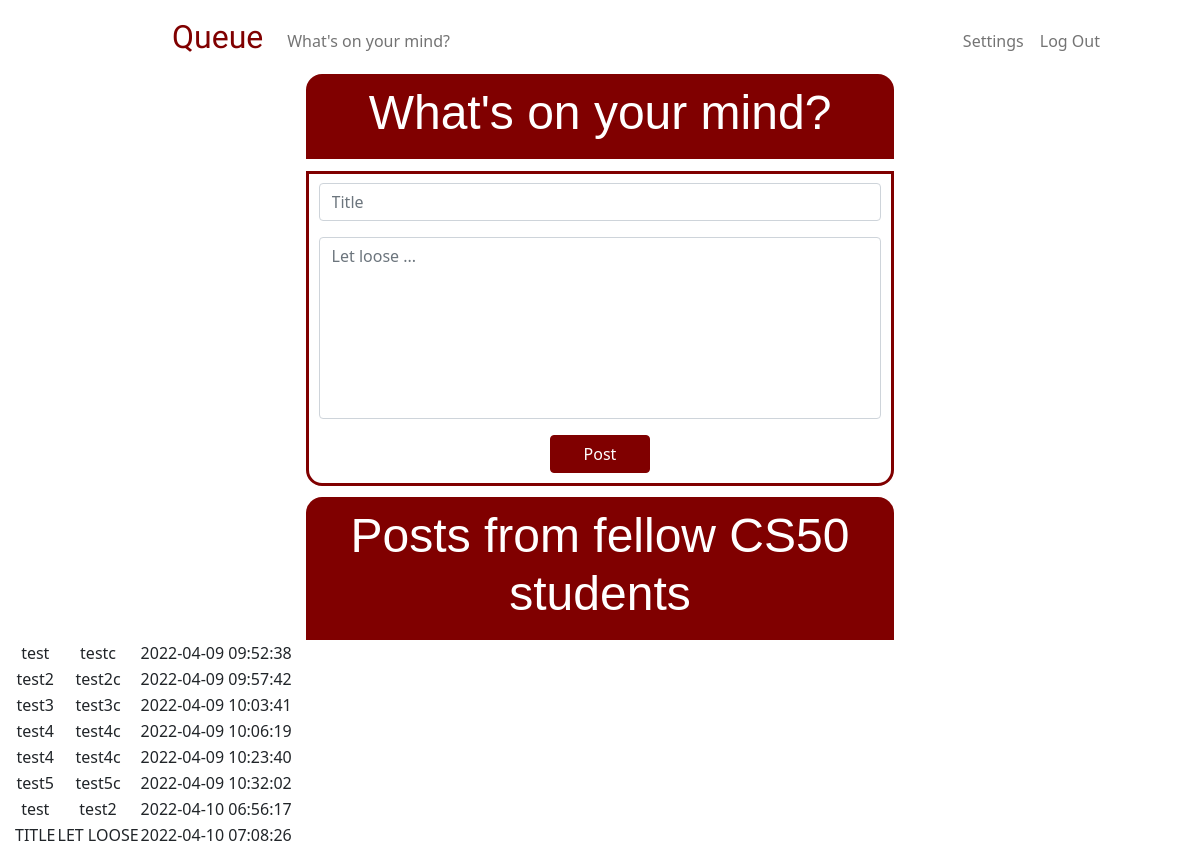
Page / (signed in) on the earlier database version.
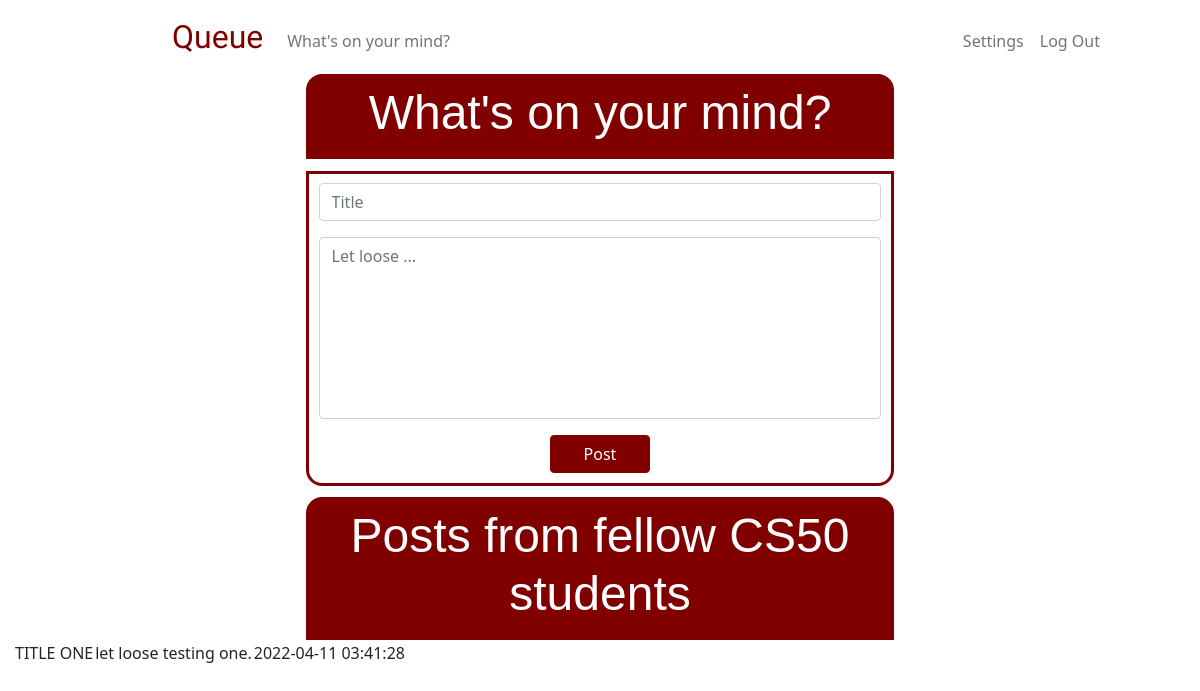
Same page on the later database version.
### tables this page shows
CREATE TABLE 'posts' ('id' INTEGER PRIMARY KEY NOT NULL, 'content' TEXT NOT NULL, 'time' DATETIME DEFAULT CURRENT_TIMESTAMP, title TEXT, 'user_id'  INTEGER NOT NULL  , 'username' TEXT);

### app.py (the view)
@app.route("/", methods=["GET", "POST"])
@login_required
def home():
    if request.method == "POST":
        if not request.form.get("title"):
            return apology("must provide title", 400)
        elif not request.form.get("content"):
            return apology("Nothing is on your mind?", 400)
        else:
            user = db.execute ("SELECT username FROM users WHERE id = ?", session["user_id"])
            username = user[0]["username"]
            title = request.form.get("title")
            content = request.form.get("content")
            db.execute("INSERT INTO posts (username, user_id, title, content) VALUES (?, ?, ?, ?)", username, session["user_id"], title, content)
            posts = db.execute("SELECT * FROM posts")
            return render_template("home.html", posts=posts)
    else:
        posts = db.execute("SELECT * FROM posts")
        return render_template("home.html", posts=posts)

### helpers.py (called while the page is built)
def login_required(f):
    @wraps(f)
    def decorated_function(*args, **kwargs):
        if session.get("user_id") is None:
            return redirect("/login")
        return f(*args, **kwargs)
    return decorated_function

### templates/home.html (shortened to what this page needs)
{% extends "layout.html" %}
{% block main %}
    <div class="users-post-header">
        <h1> What's on your mind? </h1>
    </div>
    <div class="users-post-container">
        <form action="/" method="post">
            <div class="mb-3">
                <input class="form-control" id="title" name="title" placeholder="Title" type="text" >
            </div>
            <div class="mb-3">
                <textarea class="form-control" id="content" name="content" placeholder="Let loose ..." rows = "7" maxlength="500" style="resize: none"></textarea>
            </div>
            <button class="btn btn-primary" id="home-button" type="submit"> Post </button>
        </form>
    </div>
    <div class="others-post-header">
        <h1> Posts from fellow CS50 students </h1>
    </div>
        <table>
            <tbody>
                {% for post in posts %}
                    <tr>
                        <td> {{ posts["username"] }}</td>
                        <td> {{ post["title"] }} </td>
                        <td> {{ post["content"] }} </td>
                        <td> {{ post["time"] }} </td>
                    </tr>
                {% endfor %}
            </tbody>
        </table>
{% endblock %}

### templates/layout.html (shortened to what this page needs)
<!DOCTYPE html>
<html lang="en">
    <head>
        <link href="https://cdn.jsdelivr.net/npm/bootstrap@5.1.3/dist/css/bootstrap.min.css" rel="stylesheet">
        <link href="/static/styles.css" rel="stylesheet">
    </head>
    <body>
        <nav class="bg-light navbar navbar-expand-md navbar-light" id="white-bg">
            <div class="container-fluid">
                <a class="navbar-brand" href="/" id="logo">Queue</a>
                <div class="collapse navbar-collapse" id="navbar">
                    {% if session["user_id"] %}
                        <ul class="navbar-nav me-auto mt-2">
                            <li class="nav-item"><a class="nav-link" href="/quote">What's on your mind?</a></li>
                        </ul>
                        <ul class="navbar-nav ms-auto mt-2" id="rem5-right-padding">
                            <li class="nav-item"><a class="nav-link" href="/password">Settings</a></li>
                            <li class="nav-item"><a class="nav-link" href="/logout">Log Out</a></li>
                        </ul>
                    {% else %}
                        <ul class="navbar-nav ms-auto mt-1" id="rem5-right-padding">
                            <li class="nav-item"><a class="nav-link" href="/register">Register</a></li>
                            <li class="nav-item"><a class="nav-link" href="/login">Log In</a></li>
                        </ul>
                    {% endif %}
                </div>
            </div>
        </nav>
        <main class="container-fluid text-center">
            {% block main %}{% endblock %}
        </main>
    </body>
</html>

### static/styles.css (style rules this page uses)
#white-bg { background-color: white !important; }
nav .navbar-brand { font-size: xx-large; }
#logo { font-family: 'ZCOOL XiaoWei', serif; color: rgb(128, 0, 0); padding-left: 10rem; }
.users-post-header { background-color: rgb(128, 0, 0); color: rgb(255, 255, 255); margin-right: 25%; margin-left: 25%; padding: 0.6rem; text-align: center; border-radius: 1rem 1rem 0 0; }
.users-post-container { background-color: rgba(255, 255, 255, 0.9); border: solid; border-width: 3.5px; border-color: rgb(128, 0, 0); color: rgb(128, 0, 0); margin: 1% 25% 1% 25%; padding: 0.6rem; text-align: center; border-radius: 0 0 1rem 1rem; }
.others-post-header { background-color: rgb(128, 0, 0); color: rgb(255, 255, 255); margin-right: 25%; margin-left: 25%; padding: 0.6rem; text-align: center; border-radius: 1rem 1rem 0 0; }
#home-button { background-color: rgb(128, 0, 0); color: rgb(255, 255, 255); border-color: rgb(128, 0, 0); width:100px; font-size: 16px; }
#rem5-right-padding { padding-right: 5rem !important; }
h1 { font-family: 'Montserrat', sans-serif; font-size: 48px; }

Differences in the rows shown:
removed posts: title "test", content "testc", time "2022-04-09 09:52:38"
removed posts: title "test2", content "test2c", time "2022-04-09 09:57:42"
removed posts: title "test3", content "test3c", time "2022-04-09 10:03:41"
removed posts: title "test4", content "test4c", time "2022-04-09 10:06:19"
removed posts: title "test4", content "test4c", time "2022-04-09 10:23:40"
removed posts: title "test5", content "test5c", time "2022-04-09 10:32:02"
removed posts: title "test", content "test2", time "2022-04-10 06:56:17"
removed posts: title "TITLE", content "LET LOOSE", time "2022-04-10 07:08:26"
added posts: title "TITLE ONE", content "let loose testing one.", time "2022-04-11 03:41:28"
